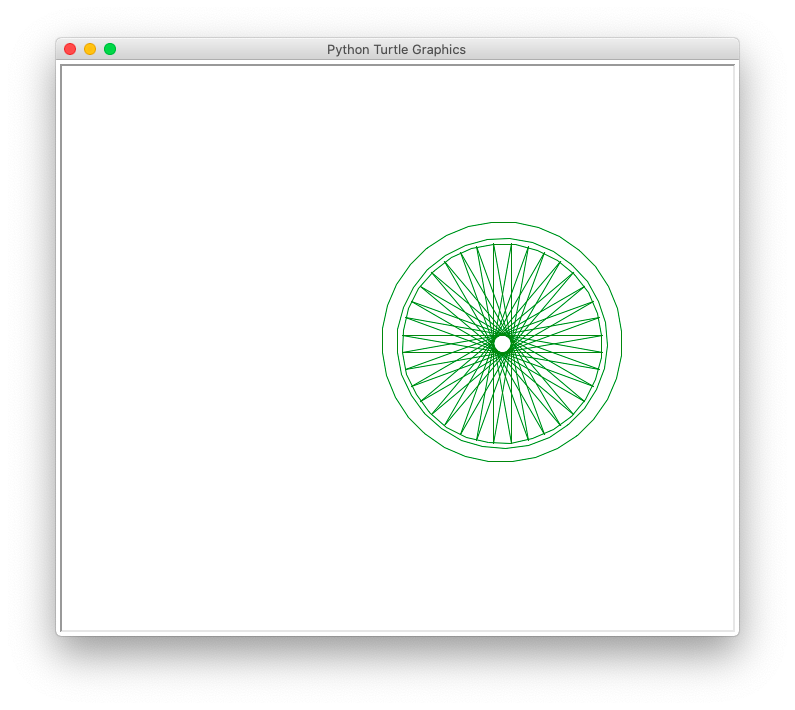

The Python source for this figure:
import turtle

# ポインターの形設定
turtle.shape('classic')

#色の設定
turtle.color('green')

num = 0
while True:
    turtle.forward(200)
    turtle.left(170)
    if abs(turtle.pos()) < 1:
        break

turtle.setheading(275)
turtle.circle(100)

turtle.penup()
turtle.setheading(0)
turtle.forward(-5)

turtle.setheading(275)
turtle.pendown()
turtle.circle(105)

turtle.penup()
turtle.setheading(0)
turtle.forward(-15)

turtle.setheading(275)
turtle.pendown()
turtle.circle(120)


# 描画後turtle非表示
turtle.hideturtle()

turtle.done()




#　参考
# from turtle import *
# color('red', 'yellow')
# begin_fill()
# while True:
#     forward(200)
#     left(170)
#     if abs(pos()) < 1:
#         break
# end_fill()
# done()
